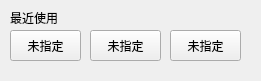
   <widget class="SimpleCardWidget" name="SimpleCardWidget">
    <property name="geometry">
     <rect>
      <x>0</x>
      <y>410</y>
      <width>261</width>
      <height>81</height>
     </rect>
    </property>
    <widget class="CaptionLabel" name="CaptionLabel_2">
     <property name="geometry">
      <rect>
       <x>10</x>
       <y>10</y>
       <width>70</width>
       <height>16</height>
      </rect>
     </property>
     <property name="text">
      <string>最近使用</string>
     </property>
    </widget>
    <widget class="PushButton" name="PushButton_10">
     <property name="geometry">
      <rect>
       <x>10</x>
       <y>30</y>
       <width>71</width>
       <height>31</height>
      </rect>
     </property>
     <property name="font">
      <font>
       <family>Microsoft YaHei UI</family>
       <pointsize>9</pointsize>
       <bold>false</bold>
      </font>
     </property>
     <property name="styleSheet">
      <string notr="true">PushButton, ToolButton, ToggleButton, ToggleToolButton {
    color: black;
    background: rgba(255, 255, 255, 0.7);
    border: 1px solid rgba(0, 0, 0, 0.073);
    border-bottom: 1px solid rgba(0, 0, 0, 0.183);
    border-radius: 5px;
    /* font: 14px 'Segoe UI', 'Microsoft YaHei'; */
    padding: 5px 12px 6px 12px;
    outline: none;
}

ToolButton {
    padding: 5px 9px 6px 8px;
}

PushButton[hasIcon=false] {
    padding: 5px 5px 6px 5px;
}

PushButton[hasIcon=true] {
    padding: 5px 12px 6px 36px;
}

DropDownToolButton, PrimaryDropDownToolButton {
    padding: 5px 31px 6px 8px;
}

DropDownPushButton[hasIcon=false],
PrimaryDropDownPushButton[hasIcon=false] {
    padding: 5px 31px 6px 12px;
}

DropDownPushButton[hasIcon=true],
PrimaryDropDownPushButton[hasIcon=true] {
    padding: 5px 31px 6px 36px;
}

PushButton:hover, ToolButton:hover, ToggleButton:hover, ToggleToolButton:hover {
    background: rgba(249, 249, 249, 0.5);
}

PushButton:pressed, ToolButton:pressed, ToggleButton:pressed, ToggleToolButton:pressed {
    color: rgba(0, 0, 0, 0.63);
    background: rgba(249, 249, 249, 0.3);
    border-bottom: 1px solid rgba(0, 0, 0, 0.073);
}

PushButton:disabled, ToolButton:disabled, ToggleButton:disabled, ToggleToolButton:disabled {
    color: rgba(0, 0, 0, 0.36);
    background: rgba(249, 249, 249, 0.3);
    border: 1px solid rgba(0, 0, 0, 0.06);
    border-bottom: 1px solid rgba(0, 0, 0, 0.06);
}


PrimaryPushButton,
PrimaryToolButton,
ToggleButton:checked,
ToggleToolButton:checked {
    color: white;
    background-color: #009faa;
    border: 1px solid #00a7b3;
    border-bottom: 1px solid #007780;
}

PrimaryPushButton:hover,
PrimaryToolButton:hover,
ToggleButton:checked:hover,
ToggleToolButton:checked:hover {
    background-color: #00a7b3;
    border: 1px solid #2daab3;
    border-bottom: 1px solid #007780;
}

PrimaryPushButton:pressed,
PrimaryToolButton:pressed,
ToggleButton:checked:pressed,
ToggleToolButton:checked:pressed {
    color: rgba(255, 255, 255, 0.63);
    background-color: #3eabb3;
    border: 1px solid #3eabb3;
}

PrimaryPushButton:disabled,
PrimaryToolButton:disabled,
ToggleButton:checked:disabled,
ToggleToolButton:checked:disabled {
    color: rgba(255, 255, 255, 0.9);
    background-color: rgb(205, 205, 205);
    border: 1px solid rgb(205, 205, 205);
}

SplitDropButton,
PrimarySplitDropButton {
    border-left: none;
    border-top-left-radius: 0;
    border-bottom-left-radius: 0;
}

#splitPushButton,
#splitToolButton,
#primarySplitPushButton,
#primarySplitToolButton {
    border-top-right-radius: 0;
    border-bottom-right-radius: 0;
}

#splitPushButton:pressed,
#splitToolButton:pressed,
SplitDropButton:pressed {
    border-bottom: 1px solid rgba(0, 0, 0, 0.183);
}

PrimarySplitDropButton:pressed {
    border-bottom: 1px solid #007780;
}

#primarySplitPushButton, #primarySplitToolButton {
    border-right: 1px solid #3eabb3;
}

#primarySplitPushButton:pressed, #primarySplitToolButton:pressed {
    border-bottom: 1px solid #007780;
}

HyperlinkButton {
    /* font: 14px 'Segoe UI', 'Microsoft YaHei'; */
    padding: 6px 12px 6px 12px;
    color: #009faa;
    border: none;
    border-radius: 6px;
    background-color: transparent;
}

HyperlinkButton[hasIcon=false] {
    padding: 6px 12px 6px 12px;
}

HyperlinkButton[hasIcon=true] {
    padding: 6px 12px 6px 36px;
}

HyperlinkButton:hover {
    color: #009faa;
    background-color: rgba(0, 0, 0, 10);
    border: none;
}

HyperlinkButton:pressed {
    color: #009faa;
    background-color: rgba(0, 0, 0, 6);
    border: none;
}

HyperlinkButton:disabled {
    color: rgba(0, 0, 0, 0.43);
    background-color: transparent;
    border: none;
}


RadioButton {
    min-height: 24px;
    max-height: 24px;
    background-color: transparent;
    font: 14px 'Segoe UI', 'Microsoft YaHei', 'PingFang SC';
    color: black;
}

RadioButton::indicator {
    width: 18px;
    height: 18px;
    border-radius: 11px;
    border: 2px solid #999999;
    background-color: rgba(0, 0, 0, 5);
    margin-right: 4px;
}

RadioButton::indicator:hover {
    background-color: rgba(0, 0, 0, 0);
}

RadioButton::indicator:pressed {
    border: 2px solid #bbbbbb;
    background-color: qradialgradient(spread:pad, cx:0.5, cy:0.5, radius:0.5, fx:0.5, fy:0.5,
            stop:0 rgb(255, 255, 255),
            stop:0.5 rgb(255, 255, 255),
            stop:0.6 rgb(225, 224, 223),
            stop:1 rgb(225, 224, 223));
}

RadioButton::indicator:checked {
    height: 22px;
    width: 22px;
    border: none;
    border-radius: 11px;
    background-color: qradialgradient(spread:pad, cx:0.5, cy:0.5, radius:0.5, fx:0.5, fy:0.5,
            stop:0 rgb(255, 255, 255),
            stop:0.5 rgb(255, 255, 255),
            stop:0.6 #009faa,
            stop:1 #009faa);
}

RadioButton::indicator:checked:hover {
    background-color: qradialgradient(spread:pad, cx:0.5, cy:0.5, radius:0.5, fx:0.5, fy:0.5,
            stop:0 rgb(255, 255, 255),
            stop:0.6 rgb(255, 255, 255),
            stop:0.7 #009faa,
            stop:1 #009faa);
}

RadioButton::indicator:checked:pressed {
    background-color: qradialgradient(spread:pad, cx:0.5, cy:0.5, radius:0.5, fx:0.5, fy:0.5,
            stop:0 rgb(255, 255, 255),
            stop:0.5 rgb(255, 255, 255),
            stop:0.6 #009faa,
            stop:1 #009faa);
}

RadioButton:disabled {
    color: rgba(0, 0, 0, 110);
}

RadioButton::indicator:disabled {
    border: 2px solid #bbbbbb;
    background-color: transparent;
}

RadioButton::indicator:disabled:checked {
    border: none;
    background-color: qradialgradient(spread:pad, cx:0.5, cy:0.5, radius:0.5, fx:0.5, fy:0.5,
            stop:0 rgb(255, 255, 255),
            stop:0.5 rgb(255, 255, 255),
            stop:0.6 rgba(0, 0, 0, 0.2169),
            stop:1 rgba(0, 0, 0, 0.2169));
}

TransparentToolButton,
TransparentToggleToolButton,
TransparentDropDownToolButton,
TransparentPushButton,
TransparentDropDownPushButton,
TransparentTogglePushButton {
    background-color: transparent;
    border: none;
    border-radius: 5px;
    margin: 0;
}

TransparentToolButton:hover,
TransparentToggleToolButton:hover,
TransparentDropDownToolButton:hover,
TransparentPushButton:hover,
TransparentDropDownPushButton:hover,
TransparentTogglePushButton:hover {
    background-color: rgba(0, 0, 0, 9);
    border: none;
}

TransparentToolButton:pressed,
TransparentToggleToolButton:pressed,
TransparentDropDownToolButton:pressed,
TransparentPushButton:pressed,
TransparentDropDownPushButton:pressed,
TransparentTogglePushButton:pressed {
    background-color: rgba(0, 0, 0, 6);
    border: none;
}

TransparentToolButton:disabled,
TransparentToggleToolButton:disabled,
TransparentDropDownToolButton:disabled,
TransprentPushButton:disabled,
TransparentDropDownPushButton:disabled,
TransprentTogglePushButton:disabled {
    background-color: transparent;
    border: none;
}


PillPushButton,
PillPushButton:hover,
PillPushButton:pressed,
PillPushButton:disabled,
PillPushButton:checked,
PillPushButton:checked:hover,
PillPushButton:checked:pressed,
PillPushButton:disabled:checked,
PillToolButton,
PillToolButton:hover,
PillToolButton:pressed,
PillToolButton:disabled,
PillToolButton:checked,
PillToolButton:checked:hover,
PillToolButton:checked:pressed,
PillToolButton:disabled:checked {
    background-color: transparent;
    border: none;
}
</string>
     </property>
     <property name="text">
      <string>未指定</string>
     </property>
    </widget>
    <widget class="PushButton" name="PushButton_11">
     <property name="geometry">
      <rect>
       <x>90</x>
       <y>30</y>
       <width>71</width>
       <height>31</height>
      </rect>
     </property>
     <property name="font">
      <font>
       <family>Microsoft YaHei UI</family>
       <pointsize>9</pointsize>
       <bold>false</bold>
      </font>
     </property>
     <property name="styleSheet">
      <string notr="true">PushButton, ToolButton, ToggleButton, ToggleToolButton {
    color: black;
    background: rgba(255, 255, 255, 0.7);
    border: 1px solid rgba(0, 0, 0, 0.073);
    border-bottom: 1px solid rgba(0, 0, 0, 0.183);
    border-radius: 5px;
    /* font: 14px 'Segoe UI', 'Microsoft YaHei'; */
    padding: 5px 12px 6px 12px;
    outline: none;
}

ToolButton {
    padding: 5px 9px 6px 8px;
}

PushButton[hasIcon=false] {
    padding: 5px 5px 6px 5px;
}

PushButton[hasIcon=true] {
    padding: 5px 12px 6px 36px;
}

DropDownToolButton, PrimaryDropDownToolButton {
    padding: 5px 31px 6px 8px;
}

DropDownPushButton[hasIcon=false],
PrimaryDropDownPushButton[hasIcon=false] {
    padding: 5px 31px 6px 12px;
}

DropDownPushButton[hasIcon=true],
PrimaryDropDownPushButton[hasIcon=true] {
    padding: 5px 31px 6px 36px;
}

PushButton:hover, ToolButton:hover, ToggleButton:hover, ToggleToolButton:hover {
    background: rgba(249, 249, 249, 0.5);
}

PushButton:pressed, ToolButton:pressed, ToggleButton:pressed, ToggleToolButton:pressed {
    color: rgba(0, 0, 0, 0.63);
    background: rgba(249, 249, 249, 0.3);
    border-bottom: 1px solid rgba(0, 0, 0, 0.073);
}

PushButton:disabled, ToolButton:disabled, ToggleButton:disabled, ToggleToolButton:disabled {
    color: rgba(0, 0, 0, 0.36);
    background: rgba(249, 249, 249, 0.3);
    border: 1px solid rgba(0, 0, 0, 0.06);
    border-bottom: 1px solid rgba(0, 0, 0, 0.06);
}


PrimaryPushButton,
PrimaryToolButton,
ToggleButton:checked,
ToggleToolButton:checked {
    color: white;
    background-color: #009faa;
    border: 1px solid #00a7b3;
    border-bottom: 1px solid #007780;
}

PrimaryPushButton:hover,
PrimaryToolButton:hover,
ToggleButton:checked:hover,
ToggleToolButton:checked:hover {
    background-color: #00a7b3;
    border: 1px solid #2daab3;
    border-bottom: 1px solid #007780;
}

PrimaryPushButton:pressed,
PrimaryToolButton:pressed,
ToggleButton:checked:pressed,
ToggleToolButton:checked:pressed {
    color: rgba(255, 255, 255, 0.63);
    background-color: #3eabb3;
    border: 1px solid #3eabb3;
}

PrimaryPushButton:disabled,
PrimaryToolButton:disabled,
ToggleButton:checked:disabled,
ToggleToolButton:checked:disabled {
    color: rgba(255, 255, 255, 0.9);
    background-color: rgb(205, 205, 205);
    border: 1px solid rgb(205, 205, 205);
}

SplitDropButton,
PrimarySplitDropButton {
    border-left: none;
    border-top-left-radius: 0;
    border-bottom-left-radius: 0;
}

#splitPushButton,
#splitToolButton,
#primarySplitPushButton,
#primarySplitToolButton {
    border-top-right-radius: 0;
    border-bottom-right-radius: 0;
}

#splitPushButton:pressed,
#splitToolButton:pressed,
SplitDropButton:pressed {
    border-bottom: 1px solid rgba(0, 0, 0, 0.183);
}

PrimarySplitDropButton:pressed {
    border-bottom: 1px solid #007780;
}

#primarySplitPushButton, #primarySplitToolButton {
    border-right: 1px solid #3eabb3;
}

#primarySplitPushButton:pressed, #primarySplitToolButton:pressed {
    border-bottom: 1px solid #007780;
}

HyperlinkButton {
    /* font: 14px 'Segoe UI', 'Microsoft YaHei'; */
    padding: 6px 12px 6px 12px;
    color: #009faa;
    border: none;
    border-radius: 6px;
    background-color: transparent;
}

HyperlinkButton[hasIcon=false] {
    padding: 6px 12px 6px 12px;
}

HyperlinkButton[hasIcon=true] {
    padding: 6px 12px 6px 36px;
}

HyperlinkButton:hover {
    color: #009faa;
    background-color: rgba(0, 0, 0, 10);
    border: none;
}

HyperlinkButton:pressed {
    color: #009faa;
    background-color: rgba(0, 0, 0, 6);
    border: none;
}

HyperlinkButton:disabled {
    color: rgba(0, 0, 0, 0.43);
    background-color: transparent;
    border: none;
}


RadioButton {
    min-height: 24px;
    max-height: 24px;
    background-color: transparent;
    font: 14px 'Segoe UI', 'Microsoft YaHei', 'PingFang SC';
    color: black;
}

RadioButton::indicator {
    width: 18px;
    height: 18px;
    border-radius: 11px;
    border: 2px solid #999999;
    background-color: rgba(0, 0, 0, 5);
    margin-right: 4px;
}

RadioButton::indicator:hover {
    background-color: rgba(0, 0, 0, 0);
}

RadioButton::indicator:pressed {
    border: 2px solid #bbbbbb;
    background-color: qradialgradient(spread:pad, cx:0.5, cy:0.5, radius:0.5, fx:0.5, fy:0.5,
            stop:0 rgb(255, 255, 255),
            stop:0.5 rgb(255, 255, 255),
            stop:0.6 rgb(225, 224, 223),
            stop:1 rgb(225, 224, 223));
}

RadioButton::indicator:checked {
    height: 22px;
    width: 22px;
    border: none;
    border-radius: 11px;
    background-color: qradialgradient(spread:pad, cx:0.5, cy:0.5, radius:0.5, fx:0.5, fy:0.5,
            stop:0 rgb(255, 255, 255),
            stop:0.5 rgb(255, 255, 255),
            stop:0.6 #009faa,
            stop:1 #009faa);
}

RadioButton::indicator:checked:hover {
    background-color: qradialgradient(spread:pad, cx:0.5, cy:0.5, radius:0.5, fx:0.5, fy:0.5,
            stop:0 rgb(255, 255, 255),
            stop:0.6 rgb(255, 255, 255),
            stop:0.7 #009faa,
            stop:1 #009faa);
}

RadioButton::indicator:checked:pressed {
    background-color: qradialgradient(spread:pad, cx:0.5, cy:0.5, radius:0.5, fx:0.5, fy:0.5,
            stop:0 rgb(255, 255, 255),
            stop:0.5 rgb(255, 255, 255),
            stop:0.6 #009faa,
            stop:1 #009faa);
}

RadioButton:disabled {
    color: rgba(0, 0, 0, 110);
}

RadioButton::indicator:disabled {
    border: 2px solid #bbbbbb;
    background-color: transparent;
}

RadioButton::indicator:disabled:checked {
    border: none;
    background-color: qradialgradient(spread:pad, cx:0.5, cy:0.5, radius:0.5, fx:0.5, fy:0.5,
            stop:0 rgb(255, 255, 255),
            stop:0.5 rgb(255, 255, 255),
            stop:0.6 rgba(0, 0, 0, 0.2169),
            stop:1 rgba(0, 0, 0, 0.2169));
}

TransparentToolButton,
TransparentToggleToolButton,
TransparentDropDownToolButton,
TransparentPushButton,
TransparentDropDownPushButton,
TransparentTogglePushButton {
    background-color: transparent;
    border: none;
    border-radius: 5px;
    margin: 0;
}

TransparentToolButton:hover,
TransparentToggleToolButton:hover,
TransparentDropDownToolButton:hover,
TransparentPushButton:hover,
TransparentDropDownPushButton:hover,
TransparentTogglePushButton:hover {
    background-color: rgba(0, 0, 0, 9);
    border: none;
}

TransparentToolButton:pressed,
TransparentToggleToolButton:pressed,
TransparentDropDownToolButton:pressed,
TransparentPushButton:pressed,
TransparentDropDownPushButton:pressed,
TransparentTogglePushButton:pressed {
    background-color: rgba(0, 0, 0, 6);
    border: none;
}

TransparentToolButton:disabled,
TransparentToggleToolButton:disabled,
TransparentDropDownToolButton:disabled,
TransprentPushButton:disabled,
TransparentDropDownPushButton:disabled,
TransprentTogglePushButton:disabled {
    background-color: transparent;
    border: none;
}


PillPushButton,
PillPushButton:hover,
PillPushButton:pressed,
PillPushButton:disabled,
PillPushButton:checked,
PillPushButton:checked:hover,
PillPushButton:checked:pressed,
PillPushButton:disabled:checked,
PillToolButton,
PillToolButton:hover,
PillToolButton:pressed,
PillToolButton:disabled,
PillToolButton:checked,
PillToolButton:checked:hover,
PillToolButton:checked:pressed,
PillToolButton:disabled:checked {
    background-color: transparent;
    border: none;
}
</string>
     </property>
     <property name="text">
      <string>未指定</string>
     </property>
    </widget>
    <widget class="PushButton" name="PushButton_12">
     <property name="geometry">
      <rect>
       <x>170</x>
       <y>30</y>
       <width>71</width>
       <height>31</height>
      </rect>
     </property>
     <property name="font">
      <font>
       <family>Microsoft YaHei UI</family>
       <pointsize>9</pointsize>
       <bold>false</bold>
      </font>
     </property>
     <property name="styleSheet">
      <string notr="true">PushButton, ToolButton, ToggleButton, ToggleToolButton {
    color: black;
    background: rgba(255, 255, 255, 0.7);
    border: 1px solid rgba(0, 0, 0, 0.073);
    border-bottom: 1px solid rgba(0, 0, 0, 0.183);
    border-radius: 5px;
    /* font: 14px 'Segoe UI', 'Microsoft YaHei'; */
    padding: 5px 12px 6px 12px;
    outline: none;
}

ToolButton {
    padding: 5px 9px 6px 8px;
}

PushButton[hasIcon=false] {
    padding: 5px 5px 6px 5px;
}

PushButton[hasIcon=true] {
    padding: 5px 12px 6px 36px;
}

DropDownToolButton, PrimaryDropDownToolButton {
    padding: 5px 31px 6px 8px;
}

DropDownPushButton[hasIcon=false],
PrimaryDropDownPushButton[hasIcon=false] {
    padding: 5px 31px 6px 12px;
}

DropDownPushButton[hasIcon=true],
PrimaryDropDownPushButton[hasIcon=true] {
    padding: 5px 31px 6px 36px;
}

PushButton:hover, ToolButton:hover, ToggleButton:hover, ToggleToolButton:hover {
    background: rgba(249, 249, 249, 0.5);
}

PushButton:pressed, ToolButton:pressed, ToggleButton:pressed, ToggleToolButton:pressed {
    color: rgba(0, 0, 0, 0.63);
    background: rgba(249, 249, 249, 0.3);
    border-bottom: 1px solid rgba(0, 0, 0, 0.073);
}

PushButton:disabled, ToolButton:disabled, ToggleButton:disabled, ToggleToolButton:disabled {
    color: rgba(0, 0, 0, 0.36);
    background: rgba(249, 249, 249, 0.3);
    border: 1px solid rgba(0, 0, 0, 0.06);
    border-bottom: 1px solid rgba(0, 0, 0, 0.06);
}


PrimaryPushButton,
PrimaryToolButton,
ToggleButton:checked,
ToggleToolButton:checked {
    color: white;
    background-color: #009faa;
    border: 1px solid #00a7b3;
    border-bottom: 1px solid #007780;
}

PrimaryPushButton:hover,
PrimaryToolButton:hover,
ToggleButton:checked:hover,
ToggleToolButton:checked:hover {
    background-color: #00a7b3;
    border: 1px solid #2daab3;
    border-bottom: 1px solid #007780;
}

PrimaryPushButton:pressed,
PrimaryToolButton:pressed,
ToggleButton:checked:pressed,
ToggleToolButton:checked:pressed {
    color: rgba(255, 255, 255, 0.63);
    background-color: #3eabb3;
    border: 1px solid #3eabb3;
}

PrimaryPushButton:disabled,
PrimaryToolButton:disabled,
ToggleButton:checked:disabled,
ToggleToolButton:checked:disabled {
    color: rgba(255, 255, 255, 0.9);
    background-color: rgb(205, 205, 205);
    border: 1px solid rgb(205, 205, 205);
}

SplitDropButton,
PrimarySplitDropButton {
    border-left: none;
    border-top-left-radius: 0;
    border-bottom-left-radius: 0;
}

#splitPushButton,
#splitToolButton,
#primarySplitPushButton,
#primarySplitToolButton {
    border-top-right-radius: 0;
    border-bottom-right-radius: 0;
}

#splitPushButton:pressed,
#splitToolButton:pressed,
SplitDropButton:pressed {
    border-bottom: 1px solid rgba(0, 0, 0, 0.183);
}

PrimarySplitDropButton:pressed {
    border-bottom: 1px solid #007780;
}

#primarySplitPushButton, #primarySplitToolButton {
    border-right: 1px solid #3eabb3;
}

#primarySplitPushButton:pressed, #primarySplitToolButton:pressed {
    border-bottom: 1px solid #007780;
}

HyperlinkButton {
    /* font: 14px 'Segoe UI', 'Microsoft YaHei'; */
    padding: 6px 12px 6px 12px;
    color: #009faa;
    border: none;
    border-radius: 6px;
    background-color: transparent;
}

HyperlinkButton[hasIcon=false] {
    padding: 6px 12px 6px 12px;
}

HyperlinkButton[hasIcon=true] {
    padding: 6px 12px 6px 36px;
}

HyperlinkButton:hover {
    color: #009faa;
    background-color: rgba(0, 0, 0, 10);
    border: none;
}

HyperlinkButton:pressed {
    color: #009faa;
    background-color: rgba(0, 0, 0, 6);
    border: none;
}

HyperlinkButton:disabled {
    color: rgba(0, 0, 0, 0.43);
    background-color: transparent;
    border: none;
}


RadioButton {
    min-height: 24px;
    max-height: 24px;
    background-color: transparent;
    font: 14px 'Segoe UI', 'Microsoft YaHei', 'PingFang SC';
    color: black;
}

RadioButton::indicator {
    width: 18px;
    height: 18px;
    border-radius: 11px;
    border: 2px solid #999999;
    background-color: rgba(0, 0, 0, 5);
    margin-right: 4px;
}

RadioButton::indicator:hover {
    background-color: rgba(0, 0, 0, 0);
}

RadioButton::indicator:pressed {
    border: 2px solid #bbbbbb;
    background-color: qradialgradient(spread:pad, cx:0.5, cy:0.5, radius:0.5, fx:0.5, fy:0.5,
            stop:0 rgb(255, 255, 255),
            stop:0.5 rgb(255, 255, 255),
            stop:0.6 rgb(225, 224, 223),
            stop:1 rgb(225, 224, 223));
}

RadioButton::indicator:checked {
    height: 22px;
    width: 22px;
    border: none;
    border-radius: 11px;
    background-color: qradialgradient(spread:pad, cx:0.5, cy:0.5, radius:0.5, fx:0.5, fy:0.5,
            stop:0 rgb(255, 255, 255),
            stop:0.5 rgb(255, 255, 255),
            stop:0.6 #009faa,
            stop:1 #009faa);
}

RadioButton::indicator:checked:hover {
    background-color: qradialgradient(spread:pad, cx:0.5, cy:0.5, radius:0.5, fx:0.5, fy:0.5,
            stop:0 rgb(255, 255, 255),
            stop:0.6 rgb(255, 255, 255),
            stop:0.7 #009faa,
            stop:1 #009faa);
}

RadioButton::indicator:checked:pressed {
    background-color: qradialgradient(spread:pad, cx:0.5, cy:0.5, radius:0.5, fx:0.5, fy:0.5,
            stop:0 rgb(255, 255, 255),
            stop:0.5 rgb(255, 255, 255),
            stop:0.6 #009faa,
            stop:1 #009faa);
}

RadioButton:disabled {
    color: rgba(0, 0, 0, 110);
}

RadioButton::indicator:disabled {
    border: 2px solid #bbbbbb;
    background-color: transparent;
}

RadioButton::indicator:disabled:checked {
    border: none;
    background-color: qradialgradient(spread:pad, cx:0.5, cy:0.5, radius:0.5, fx:0.5, fy:0.5,
            stop:0 rgb(255, 255, 255),
            stop:0.5 rgb(255, 255, 255),
            stop:0.6 rgba(0, 0, 0, 0.2169),
            stop:1 rgba(0, 0, 0, 0.2169));
}

TransparentToolButton,
TransparentToggleToolButton,
TransparentDropDownToolButton,
TransparentPushButton,
TransparentDropDownPushButton,
TransparentTogglePushButton {
    background-color: transparent;
    border: none;
    border-radius: 5px;
    margin: 0;
}

TransparentToolButton:hover,
TransparentToggleToolButton:hover,
TransparentDropDownToolButton:hover,
TransparentPushButton:hover,
TransparentDropDownPushButton:hover,
TransparentTogglePushButton:hover {
    background-color: rgba(0, 0, 0, 9);
    border: none;
}

TransparentToolButton:pressed,
TransparentToggleToolButton:pressed,
TransparentDropDownToolButton:pressed,
TransparentPushButton:pressed,
TransparentDropDownPushButton:pressed,
TransparentTogglePushButton:pressed {
    background-color: rgba(0, 0, 0, 6);
    border: none;
}

TransparentToolButton:disabled,
TransparentToggleToolButton:disabled,
TransparentDropDownToolButton:disabled,
TransprentPushButton:disabled,
TransparentDropDownPushButton:disabled,
TransprentTogglePushButton:disabled {
    background-color: transparent;
    border: none;
}


PillPushButton,
PillPushButton:hover,
PillPushButton:pressed,
PillPushButton:disabled,
PillPushButton:checked,
PillPushButton:checked:hover,
PillPushButton:checked:pressed,
PillPushButton:disabled:checked,
PillToolButton,
PillToolButton:hover,
PillToolButton:pressed,
PillToolButton:disabled,
PillToolButton:checked,
PillToolButton:checked:hover,
PillToolButton:checked:pressed,
PillToolButton:disabled:checked {
    background-color: transparent;
    border: none;
}
</string>
     </property>
     <property name="text">
      <string>未指定</string>
     </property>
    </widget>
   </widget>
